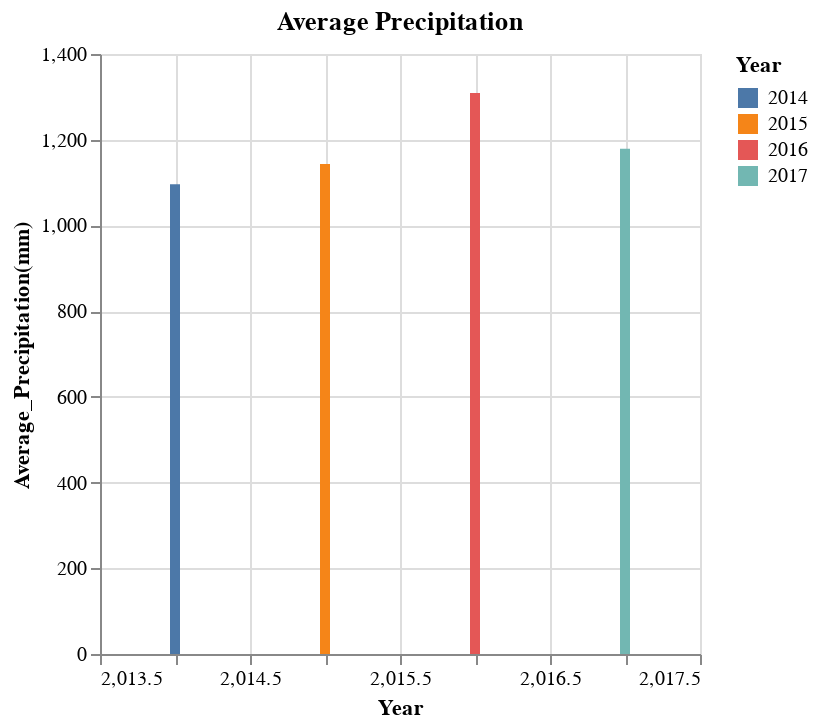

Notebook source saved alongside this figure:
### Code cell
#Bar chart for the Gisborne regions on Average Precipitation

final_df |>
  @filter(_.Region=="Gisborne") |>
  @vlplot(
    :bar,
    x=:Year,
    y={:Average_Precipitation_mm,title="Average_Precipitation(mm)"},
    color="Year:n",
    title="Average Precipitation",
    config={
        title={
            color=:black
        }
    }
)

### Figure 1 — Vega-Lite specification as saved in the notebook (floating-point values rounded to 4 significant figures)
{"config": {"title": {"color": "black"}}, "data": {"values": [{"Average_Precipitation_mm": 1096, "Average_Temperature_°C": 14.67, "Average_Windgusts_kn": 38.12, "Earthquake_Average_Magnitude_4+": 4.422, "Earthquake_Numbers": 4, "Internal_Emigration": 15687, "Internal_Immigration": 15756, "Net_Internal_Immigration": 69, "Region": "Gisborne", "Year": 2014}, {"Average_Precipitation_mm": 1143.0, "Average_Temperature_°C": 14.27, "Average_Windgusts_kn": 37.27, "Earthquake_Average_Magnitude_4+": 4.392, "Earthquake_Numbers": 5, "Internal_Emigration": 16632, "Internal_Immigration": 16587, "Net_Internal_Immigration": -45, "Region": "Gisborne", "Year": 2015}, {"Average_Precipitation_mm": 1309.0, "Average_Temperature_°C": 15.32, "Average_Windgusts_kn": 36.67, "Earthquake_Average_Magnitude_4+": 4.417, "Earthquake_Numbers": 3, "Internal_Emigration": 15399, "Internal_Immigration": 15174, "Net_Internal_Immigration": -225, "Region": "Gisborne", "Year": 2016}, {"Average_Precipitation_mm": 1179.0, "Average_Temperature_°C": 15.01, "Average_Windgusts_kn": 35.65, "Earthquake_Average_Magnitude_4+": 4.64, "Earthquake_Numbers": 3, "Internal_Emigration": 14199, "Internal_Immigration": 14580, "Net_Internal_Immigration": 381, "Region": "Gisborne", "Year": 2017}]}, "encoding": {"color": {"field": "Year", "type": "nominal"}, "x": {"field": "Year", "type": "quantitative"}, "y": {"field": "Average_Precipitation_mm", "title": "Average_Precipitation(mm)", "type": "quantitative"}}, "mark": "bar", "title": "Average Precipitation"}
